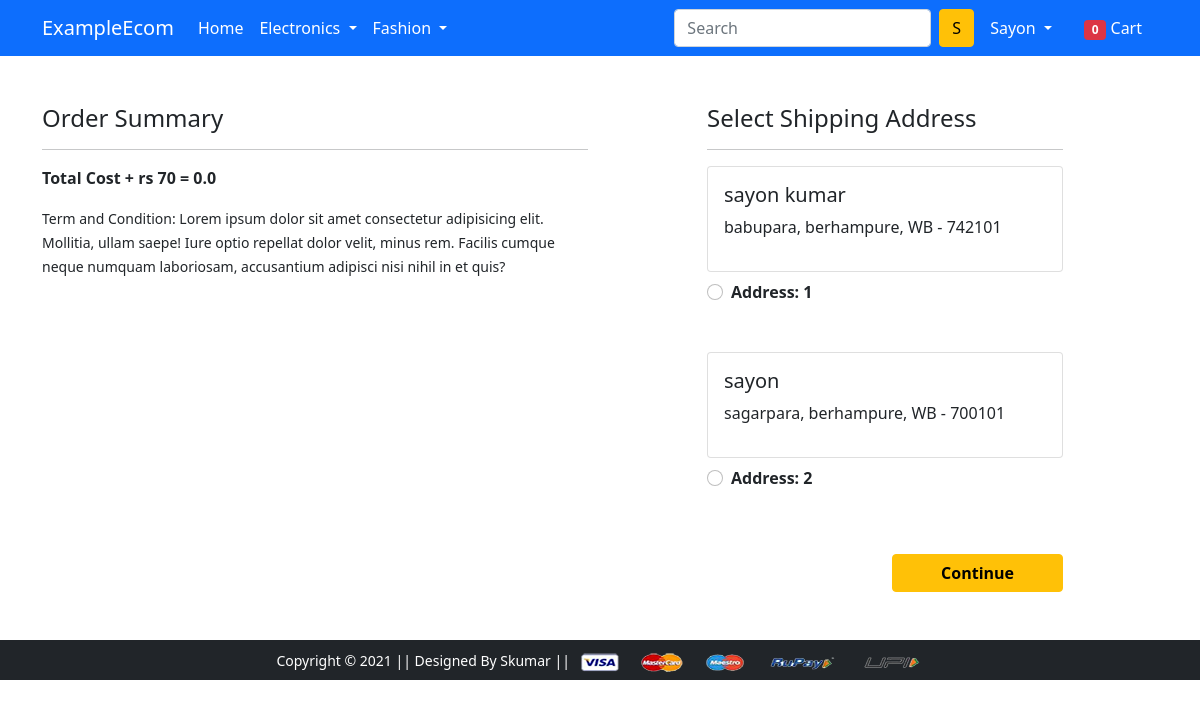
The app's page /checkout/ (signed in) with its own data.
### app/models.py (models this page shows, shortened)
class Customer(models.Model):
    user = models.ForeignKey(User, on_delete=models.CASCADE)
    name = models.CharField(max_length=200)
    locality = models.CharField(max_length=200)
    city = models.CharField(max_length=50)
    zipcode = models.IntegerField()
    state = models.CharField(choices=STATE_CHOICES, max_length=300)

### app/views.py (the view)
# urls.py: path('checkout/', views.checkout, name='checkout'),
@login_required
def checkout(request):
    totalitem = 0
    if request.user.is_authenticated:
        totalitem = len(Cart.objects.filter(user=request.user))
    user = request.user
    add = Customer.objects.filter(user=user)
    cart_items = Cart.objects.filter(user=user)
    amount = 0.0
    shipping_amount = 70
    total_amount = 0.0
    cart_product = [p for p in Cart.objects.all() if p.user == request.user]
    if cart_product:
        for p in cart_product:
            tempamount = (p.quantity * p.product.discounted_price)
            amount = amount + tempamount
        total_amount = amount + shipping_amount
    return render(request, 'app/checkout.html', {'add':add, 'total_amount':total_amount, 'cart_items':cart_items, "totalitem":totalitem})

### app/templates/app/checkout.html (shortened to what this page needs)
{% extends 'app/base.html' %}
{% load static %}
{% block main-content %}
<div class="container">
 <div class="row mt-5">
  <div class="col-sm-6">
    <h4>Order Summary</h4>
    <hr>
    <p class="fw-bold">Total Cost + rs 70 = {{total_amount}}</p>
    <small>Term and Condition: Lorem ipsum dolor sit amet consectetur adipisicing elit. Mollitia, ullam saepe! Iure optio repellat dolor velit, minus rem. Facilis cumque neque numquam laboriosam, accusantium adipisci nisi nihil in et quis?</small>
  </div>
  <div class="col-sm-4 offset-sm-1">
    <h4>Select Shipping Address</h4>
    <hr>
    <form action="/paymentdone">
    {% for ad in add %}
      <div class="card">
        <div class="card-body">
          <h5>{{ad.name}}</h5>
          <p>{{ad.locality}}, {{ad.city}}, {{ad.state}} - {{ad.zipcode}}</p>
        </div>
      </div>
        <div class="form-check mt-2 mb-5">
          <input class="form-check-input" type="radio" name="custid" id="custadd{{forloop.counter}}" value="{{ad.id}}">
          <label class="form-check-label fw-bold" for="custadd{{forloop.counter}}">
            Address: {{forloop.counter}} </label>
        </div>
      {% endfor %}
        <div class="text-end">
          <button type="submit" class="btn btn-warning mt-3 px-5 fw-bold">Continue</button>
        </div>
      </form>
    </div>
  </div>
</div>
{% endblock main-content %}

### app/templates/app/base.html (shortened to what this page needs)
<!doctype html>
{% load static %}
<html lang="en">
  <head>
    <link href="https://cdn.jsdelivr.net/npm/bootstrap@5.0.0-beta1/dist/css/bootstrap.min.css" rel="stylesheet">
    <link rel="stylesheet" href="{% static 'app/css/owl.carousel.min.css' %}">
    <link rel="stylesheet" href="{% static 'app/css/all.min.css' %}">
    <link rel="stylesheet" href="{% static 'app/css/style.css' %}">
  </head>
  <body>
    <nav class="navbar navbar-expand-lg navbar-dark bg-primary">
     <div class="container">
       <a class="navbar-brand" href="/">ExampleEcom</a>
       <div class="collapse navbar-collapse" id="navbarSupportedContent">
         <ul class="navbar-nav me-auto mb-2 mb-lg-0">
           <li class="nav-item">
             <a class="nav-link active" aria-current="page" href="/">Home</a>
           </li>
           <li class="nav-item dropdown">
             <a class="nav-link dropdown-toggle text-white" href="#" id="electronicsDropdown" role="button" data-bs-toggle="dropdown" aria-expanded="false">
               Electronics
             </a>
           </li>
           <li class="nav-item dropdown">
             <a class="nav-link dropdown-toggle text-white" href="#" id="fashionDropdown" role="button" data-bs-toggle="dropdown" aria-expanded="false">
               Fashion
             </a>
           </li>
         </ul>
         <form class="d-flex">
           <input class="form-control me-2" type="search" placeholder="Search" aria-label="Search">
           <button class="btn btn-warning" type="submit">S</button>
         </form>
         <div>
          <ul class="navbar-nav me-auto mb-2 mb-lg-0">
          {% if request.user.is_authenticated %}
           <li class="nav-item dropdown mx-2">
              <a class="nav-link dropdown-toggle text-white" href="#" id="profileDropdown" role="button" data-bs-toggle="dropdown" aria-expanded="false">
                {{request.user.username|capfirst}}
              </a>
            </li>
            <li class="nav-item mx-2">
             <a href="{% url 'showcart' %}" class="nav-link text-white"><span class="badge bg-danger">{{totalitem}}</span> Cart </a>
            </li>
          {% endif %}
          </ul>
         </div>
       </div>
     </div>
    </nav>
    {% block main-content %} {% endblock main-content %}
    <footer class="container-fluid bg-dark text-center p-2 mt-5">
        <small class="text-white">Copyright &copy; 2021 || Designed By Skumar || </small>
        <img src="{% static 'app/images/payment.png' %}" alt="" srcset="" class="img-fluid" height="2px">
    </footer>
  </body>
</html>

### records on screen
Customer: name "sayon kumar", locality "babupara", city "berhampure", state "WB", zipcode "742101"
Customer: name "sayon", locality "sagarpara", city "berhampure", state "WB", zipcode "700101"

### other values on screen
{{ request.user.username|capfirst }} "Sayon"
{{ totalitem }} "0"
{{ total_amount }} "0.0"
